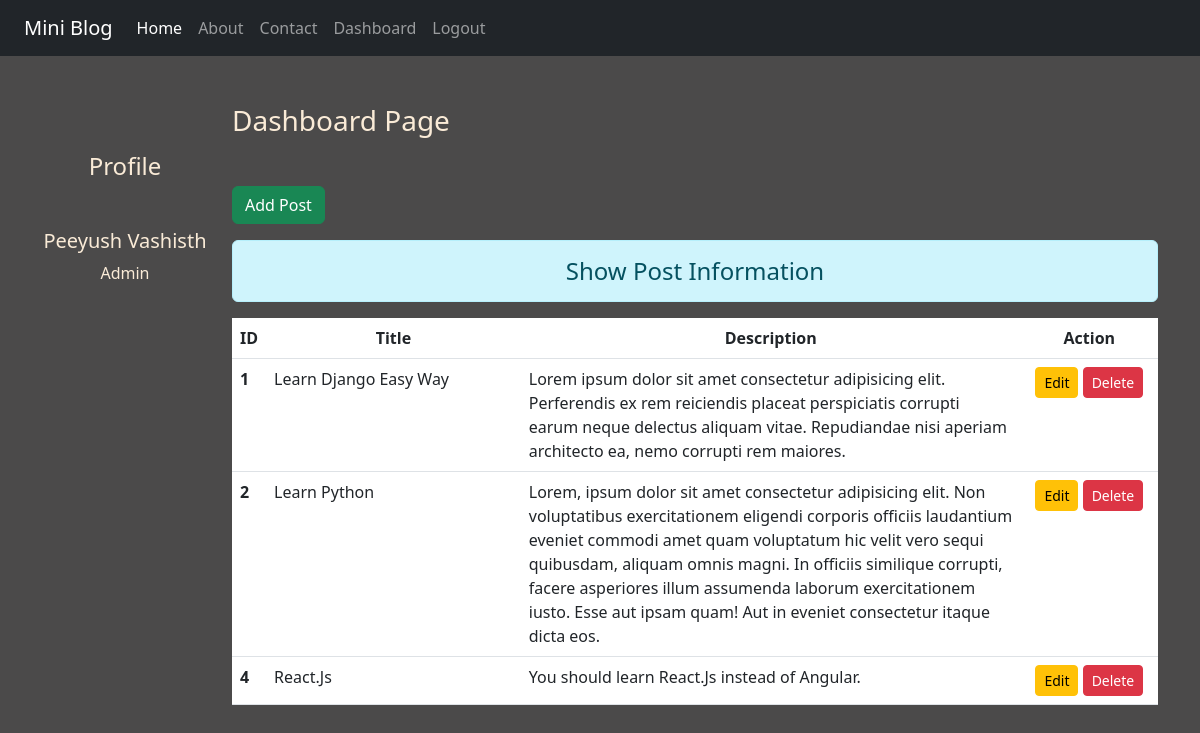
The page /dashboard/ (signed in) on the database its author committed.
### blog/models.py (models this page shows)
class Post(models.Model):
    title = models.CharField(max_length=150)
    desc = models.TextField()

### blog/views.py (the view)
# urls.py: path('dashboard/', views.dashboard, name='dashboard'),
def dashboard(request):
    if request.user.is_authenticated:
        posts = Post.objects.all()
        user = request.user
        full_name = user.get_full_name()
        gps = user.groups.all()
        return render(request, 'blog/dashboard.html', {'posts':posts, 'full_name':full_name, 'groups':gps})
    else:
        return HttpResponseRedirect('/login/')

### blog/templates/blog/dashboard.html (shortened to what this page needs)
{% extends 'blog/base.html' %}
{% load static %}
{% block side %}
<div class="col-sm-2 text_white my-5 text-center">
    <h4 class="my-5">Profile</h4>
    <h5>{{full_name}}</h5>
    {% for group in groups %}
    <p>{{group.name}}</p>
    {% endfor %}
</div>
{% endblock side %}
{% block content %}
 <div class="col-sm-10">
    <h3 class="text_white my-5">Dashboard Page</h3>
    <a href="{% url 'addpost' %}" class="btn btn-success">Add Post</a>
    <h4 class="text-center alert alert-info mt-3">Show Post Information</h4>
    {% if posts %}
    <table class="table table-hover bg-white">
        <thead>
            <tr class="text-center">
                <th scope="col" style="width:2%">ID</th>
                <th scope="col" style="width:28%">Title</th>
                <th scope="col" style="width:55%">Description</th>
                <th scope="col" style="width:15%">Action</th>
            </tr>
        </thead>
        <tbody>
            {% for post in posts %}
            <tr>
                <th scope="row">{{post.id}}</th>
                <td>{{post.title}}</td>
                <td>{{post.desc}}</td>
                <td class="text-center">
                    <a href="{% url 'updatepost' post.id %}" class="btn btn-warning btn-sm">Edit</a>
                    {% if perms.blog.delete_post %}
                    <form action="{% url 'deletepost' post.id %}" method="post" class="d-inline">
                       <input type="submit" class="btn btn-danger btn-sm" value="Delete">
                    </form>
                    {% endif %}
                </td>
            </tr>
            {% endfor %}
        </tbody>
    </table>
    {% else %}
    <h4 class="text-center alert alert-warning">No Records</h4>
    {% endif %}
 </div>
{% endblock content %}

### blog/templates/blog/base.html (shortened to what this page needs)
<!DOCTYPE html>
{% load static %}
<html lang="en">
<head>
    <link rel="stylesheet" href="{% static 'blog/css/bootstrap.css' %}">
    <link rel="stylesheet" href="{% static 'blog/css/style.css' %}">
</head>
<body>
    <div class="container-fluid bg-dark">
        {% include 'blog/navbar.html' %}
    </div>
    <div class="container">
        <div class="row">
            {% block side %}
            {% endblock side %}
            {% block content %}
            {% endblock content %}
        </div>
    </div>
</body>
</html>

### blog/templates/blog/navbar.html (shortened to what this page needs)
<nav class="navbar navbar-expand-lg navbar-dark bg-dark">
    <div class="container-fluid">
      <a class="navbar-brand" href="#">Mini Blog</a>
      <div class="collapse navbar-collapse" id="navbarNav">
        <ul class="navbar-nav">
          <li class="nav-item">
            <a class="nav-link active" aria-current="page" href="/">Home</a>
          </li>
          <li class="nav-item">
            <a class="nav-link" href="{% url 'about' %}">About</a>
          </li>
          <li class="nav-item">
            <a class="nav-link" href="{% url 'contact' %}">Contact</a>
          </li>
          {% if request.user.is_authenticated %}
          <li class="nav-item">
            <a class="nav-link" href="{% url 'dashboard' %}">Dashboard</a>
          </li>
          <li class="nav-item">
            <a class="nav-link" href="{% url 'logout' %}">Logout</a>
          </li>
          {% endif %}
        </ul>
      </div>
    </div>
  </nav>

### blog/static/blog/css/style.css (style rules this page uses)
body { background-color: rgb(75, 74, 74); color: antiquewhite; }

### rows shown on the page
Post: id "1", title "Learn Django Easy Way", desc "Lorem ipsum dolor sit amet consectetur adipisicing elit. Perferendis ex rem reiciendis placeat perspiciatis corrupti earum neque delectus aliquam vitae. Repudiandae nisi aperiam architecto ea, nemo corrupti rem maiores."
Post: id "2", title "Learn Python", desc "Lorem, ipsum dolor sit amet consectetur adipisicing elit. Non voluptatibus exercitationem eligendi corporis officiis laudantium eveniet commodi amet quam voluptatum hic velit vero sequi quibusdam, aliquam omnis magni. In officiis similique corrupti, facere asperiores illum assumenda laborum exercitationem iusto. Esse aut ipsam quam! Aut in eveniet consectetur itaque dicta eos."
Post: id "4", title "React.Js", desc "You should learn React.Js instead of Angular."

### other values the page prints
{{ full_name }} "Peeyush Vashisth"
{{ group.name }} "Admin"
